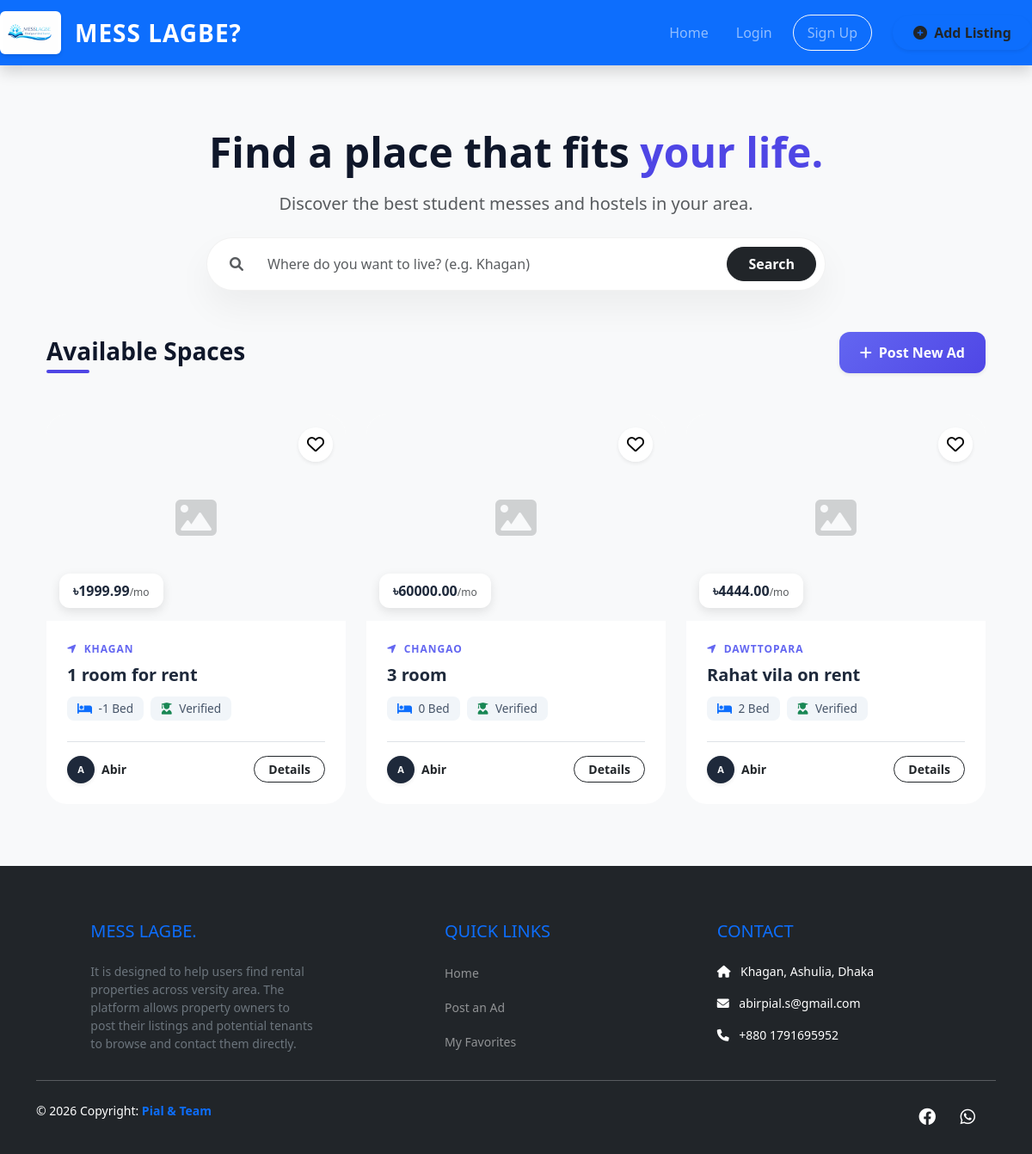
The page / on the database its author committed.
### listings/models.py (models this page shows, shortened)
class Listing(models.Model):
    host = models.ForeignKey(
        settings.AUTH_USER_MODEL,
        on_delete=models.CASCADE,
        related_name='listings'
    )
    image = models.ImageField(upload_to='listings/', null=True, blank=True)
    phone_number = models.CharField(max_length=15, help_text="Contact number for this property")
    title = models.CharField(max_length=200, help_text="e.g. 2 Room flat for rent in Dhanmondi")
    description = models.TextField()
    location = models.CharField(max_length=150)
    price = models.DecimalField(max_digits=10, decimal_places=2)
    bedrooms = models.IntegerField()
    created_at = models.DateTimeField(auto_now_add=True)

### accounts/models.py (models this page shows, shortened)
class CustomUser(AbstractUser):
    IS_STUDENT = 'student'
    IS_OWNER = 'owner'
    IS_ADMIN = 'admin'
    ROLE_CHOICES = [
        (IS_STUDENT, 'Student'),
        (IS_OWNER, 'House Owner'),
        (IS_ADMIN, 'Admin'),
    ]
    role = models.CharField(max_length=20, choices=ROLE_CHOICES, default=IS_STUDENT)
    phone_number = models.CharField(max_length=15, blank=True, null=True)
    university_id = models.CharField(max_length=50, blank=True, null=True)

### listings/views.py (the view)
# urls.py: path('', views.home_view, name='home'),
def home_view(request):
    query = request.GET.get('search')
    if query:
        listings = Listing.objects.filter(
            Q(title__icontains=query) | Q(location__icontains=query)
        ).order_by('-created_at')
    else:
        listings = Listing.objects.all().order_by('-created_at')
    user_favorite_ids = []
    if request.user.is_authenticated:
        user_favorite_ids = Favorite.objects.filter(user=request.user).values_list('listing_id', flat=True)
    return render(request, 'listings/home.html', {
        'listings': listings,
        'user_favorite_ids': user_favorite_ids
    })

### templates/listings/home.html (shortened to what this page needs)
{% extends 'base.html' %}
{% load static %}
{% block content %}
<div class="container pt-5 pb-4">
    <div class="row text-center mb-5">
        <div class="col-lg-8 mx-auto">
            <h1 class="display-5 fw-bold mb-3" style="color: #0f172a;">Find a place that fits <span style="color: #4f46e5;">your life.</span></h1>
            <p class="text-muted fs-5 mb-4">Discover the best student messes and hostels in your area.</p>
            <div class="search-wrapper d-flex align-items-center">
                <div class="px-3 text-muted"><i class="fas fa-search"></i></div>
                <form method="GET" action="{% url 'home' %}" class="d-flex w-100">
                    <input type="text" name="search" class="form-control border-0 shadow-none bg-transparent py-2" placeholder="Where do you want to live? (e.g. Khagan)">
                    <button type="submit" class="btn btn-dark rounded-pill px-4 ms-2 fw-bold">Search</button>
                </form>
            </div>
        </div>
    </div>
    <div class="d-flex justify-content-between align-items-end mb-4">
        <div>
            <h3 class="fw-bold mb-1" style="color: #0f172a;">Available Spaces</h3>
            <div style="width: 50px; height: 4px; background: #4f46e5; border-radius: 2px;"></div>
        </div>
        <a href="{% url 'create_listing' %}" class="btn btn-action px-4 shadow-sm">
            <i class="fas fa-plus me-2"></i>Post New Ad
        </a>
    </div>
    <div class="row g-4 mt-2">
        {% if listings %}
            {% for listing in listings %}
                <div class="col-lg-4 col-md-6">
                    <div class="card property-card h-100">
                        <div class="img-container">
                            {% with first_img=listing.images.all|first %}
                                {% if first_img %}
                                    <img src="{{ first_img.image.url }}" class="property-img" alt="{{ listing.title }}">
                                {% else %}
                                    <div class="w-100 h-100 bg-light d-flex align-items-center justify-content-center">
                                        <i class="fas fa-image fa-3x text-muted opacity-25"></i>
                                    </div>
                                {% endif %}
                            {% endwith %}
                            <div class="price-tag-modern">
                                ৳{{ listing.price }}<span class="text-muted fw-normal" style="font-size: 0.75rem;">/mo</span>
                            </div>
                            <form method="POST" action="{% url 'toggle_favorite' listing.id %}" class="m-0">
                                <button type="submit" class="fav-btn-modern shadow-sm">
                                    <i class="{% if listing.id in user_favorite_ids %}fas fa-heart text-danger{% else %}far fa-heart{% endif %} fs-5"></i>
                                </button>
                            </form>
                        </div>
                        <div class="card-body-modern">
                            <span class="location-badge"><i class="fas fa-location-arrow me-1"></i> {{ listing.location }}</span>
                            <h5 class="listing-title">{{ listing.title }}</h5>
                            <div class="d-flex gap-2 mb-4">
                                <span class="amenity-pill"><i class="fas fa-bed me-1 text-primary"></i> {{ listing.bedrooms }} Bed</span>
                                <span class="amenity-pill"><i class="fas fa-user-graduate me-1 text-success"></i> Verified</span>
                            </div>
                            <div class="d-flex align-items-center justify-content-between pt-3 border-top">
                                <div class="d-flex align-items-center">
                                    <div class="rounded-circle d-flex align-items-center justify-content-center fw-bold text-white shadow-sm"
                                         style="width: 32px; height: 32px; background: #1e293b; font-size: 11px;">
                                        {{ listing.host.username|make_list|first|upper }}
                                    </div>
                                    <span class="ms-2 small fw-bold text-dark">{{ listing.host.username }}</span>
                                </div>
                                <a href="{% url 'listing_detail' listing.id %}" class="btn btn-outline-dark btn-sm rounded-pill px-3 fw-bold">Details</a>
                            </div>
                        </div>
                    </div>
                </div>
            {% endfor %}
        {% endif %}
    </div>
</div>
{% endblock %}

### templates/base.html (style rules this page uses)
body { font-family: 'Segoe UI', Tahoma, Geneva, Verdana, sans-serif; display: flex; flex-direction: column; min-height: 100vh; }

### templates/listings/home.html (style rules this page uses)
:root { --primary-gradient: linear-gradient(135deg, #6366f1 0%, #4f46e5 100%); --glass-bg: rgba(255, 255, 255, 0.95); --card-shadow: 0 10px 30px -5px rgba(0, 0, 0, 0.04), 0 20px 25px -5px rgba(0, 0, 0, 0.03); }
body { background-color: #f8fafc; }
.search-wrapper { background: white; padding: 10px; border-radius: 100px; box-shadow: 0 20px 40px rgba(0,0,0,0.05); border: 1px solid rgba(0,0,0,0.05); transition: 0.3s; }
.property-card { border: none; border-radius: 24px; background: white; transition: all 0.4s cubic-bezier(0.4, 0, 0.2, 1); overflow: hidden; }
.img-container { height: 240px; overflow: hidden; position: relative; }
.price-tag-modern { position: absolute; bottom: 15px; left: 15px; background: white; padding: 8px 16px; border-radius: 12px; font-weight: 800; color: #1e293b; box-shadow: 0 4px 12px rgba(0,0,0,0.1); z-index: 10; }
.fav-btn-modern { position: absolute; top: 15px; right: 15px; background: rgba(255, 255, 255, 0.9); backdrop-filter: blur(4px); border: none; width: 40px; height: 40px; border-radius: 50%; display: flex; align-items: center; justify-content: center; transition: 0.3s; z-index: 10; }
.card-body-modern { padding: 24px; }
.location-badge { font-size: 0.75rem; text-transform: uppercase; letter-spacing: 1px; font-weight: 700; color: #6366f1; margin-bottom: 8px; display: block; }
.listing-title { font-size: 1.25rem; font-weight: 700; color: #1e293b; margin-bottom: 12px; line-height: 1.3; }
.amenity-pill { background: #f1f5f9; padding: 4px 12px; border-radius: 8px; font-size: 0.85rem; color: #475569; font-weight: 500; }
.btn-action { background: var(--primary-gradient); color: white; border: none; border-radius: 12px; padding: 12px; font-weight: 600; transition: 0.3s; }

### rows shown on the page
Listing: price "1999.99", location "KHAGAN", title "1 room for rent", bedrooms "-1", host.username|make_list "A", host.username "Abir"
Listing: price "60000.00", location "CHANGAO", title "3 room", bedrooms "0", host.username|make_list "A", host.username "Abir"
Listing: price "4444.00", location "DAWTTOPARA", title "Rahat vila on rent", bedrooms "2", host.username|make_list "A", host.username "Abir"
